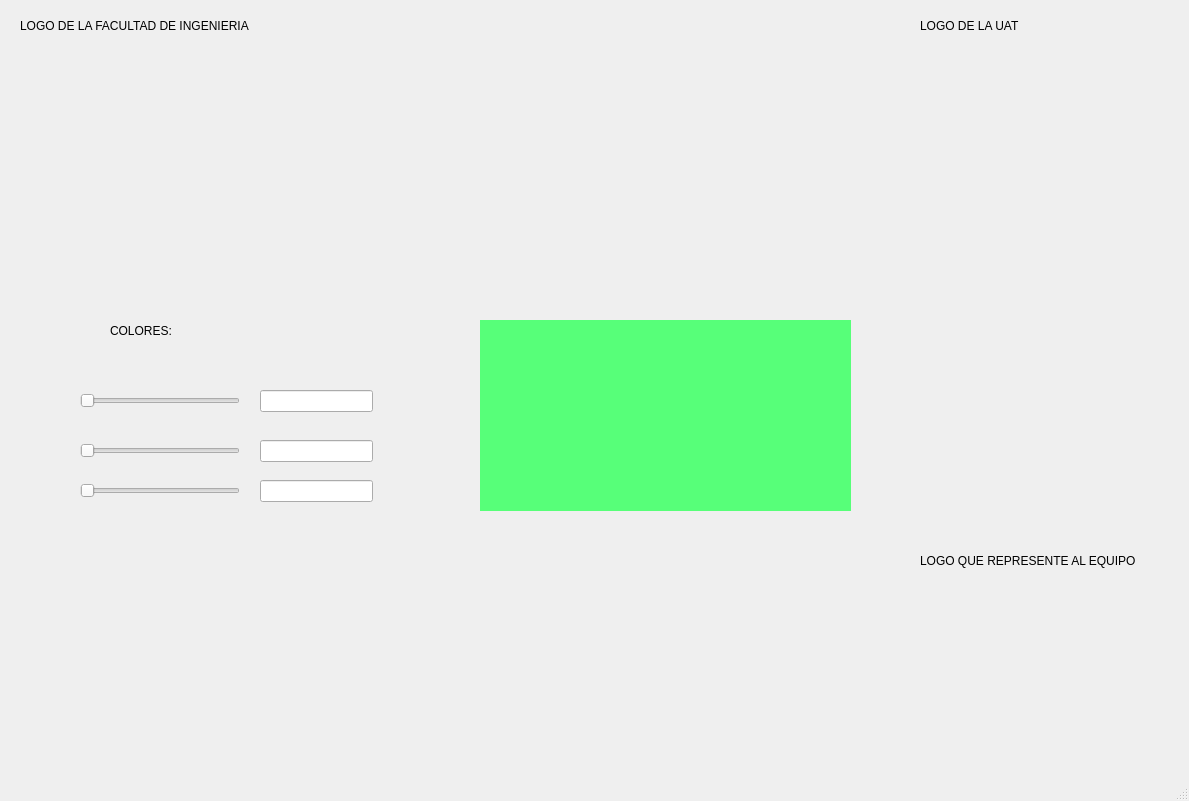
<?xml version="1.0" encoding="UTF-8"?>
<ui version="4.0">
 <class>MainWindow</class>
 <widget class="QMainWindow" name="MainWindow">
  <property name="geometry">
   <rect>
    <x>0</x>
    <y>0</y>
    <width>1189</width>
    <height>801</height>
   </rect>
  </property>
  <property name="windowTitle">
   <string>MainWindow</string>
  </property>
  <widget class="QWidget" name="centralwidget">
   <widget class="QLabel" name="label_2">
    <property name="geometry">
     <rect>
      <x>920</x>
      <y>10</y>
      <width>141</width>
      <height>31</height>
     </rect>
    </property>
    <property name="text">
     <string>LOGO DE LA UAT</string>
    </property>
   </widget>
   <widget class="QLabel" name="label_3">
    <property name="geometry">
     <rect>
      <x>920</x>
      <y>540</y>
      <width>221</width>
      <height>41</height>
     </rect>
    </property>
    <property name="text">
     <string>LOGO QUE REPRESENTE AL EQUIPO</string>
    </property>
   </widget>
   <widget class="QLabel" name="label_6">
    <property name="geometry">
     <rect>
      <x>20</x>
      <y>10</y>
      <width>251</width>
      <height>31</height>
     </rect>
    </property>
    <property name="text">
     <string>LOGO DE LA FACULTAD DE INGENIERIA</string>
    </property>
   </widget>
   <widget class="QLabel" name="colorburguer">
    <property name="geometry">
     <rect>
      <x>480</x>
      <y>320</y>
      <width>371</width>
      <height>191</height>
     </rect>
    </property>
    <property name="styleSheet">
     <string notr="true">background-color: rgb(87, 255, 121);</string>
    </property>
    <property name="text">
     <string/>
    </property>
   </widget>
   <widget class="QLabel" name="label_7">
    <property name="geometry">
     <rect>
      <x>110</x>
      <y>320</y>
      <width>121</width>
      <height>21</height>
     </rect>
    </property>
    <property name="text">
     <string>COLORES:</string>
    </property>
   </widget>
   <widget class="QSlider" name="valorR">
    <property name="geometry">
     <rect>
      <x>80</x>
      <y>390</y>
      <width>160</width>
      <height>22</height>
     </rect>
    </property>
    <property name="orientation">
     <enum>Qt::Horizontal</enum>
    </property>
   </widget>
   <widget class="QSlider" name="valorG">
    <property name="geometry">
     <rect>
      <x>80</x>
      <y>440</y>
      <width>160</width>
      <height>22</height>
     </rect>
    </property>
    <property name="orientation">
     <enum>Qt::Horizontal</enum>
    </property>
   </widget>
   <widget class="QSlider" name="valorB">
    <property name="geometry">
     <rect>
      <x>80</x>
      <y>480</y>
      <width>160</width>
      <height>22</height>
     </rect>
    </property>
    <property name="orientation">
     <enum>Qt::Horizontal</enum>
    </property>
   </widget>
   <widget class="QLineEdit" name="txt_R">
    <property name="geometry">
     <rect>
      <x>260</x>
      <y>390</y>
      <width>113</width>
      <height>22</height>
     </rect>
    </property>
   </widget>
   <widget class="QLineEdit" name="txt_G">
    <property name="geometry">
     <rect>
      <x>260</x>
      <y>440</y>
      <width>113</width>
      <height>22</height>
     </rect>
    </property>
   </widget>
   <widget class="QLineEdit" name="text_B">
    <property name="geometry">
     <rect>
      <x>260</x>
      <y>480</y>
      <width>113</width>
      <height>22</height>
     </rect>
    </property>
   </widget>
   <widget class="QLabel" name="label">
    <property name="geometry">
     <rect>
      <x>30</x>
      <y>60</y>
      <width>191</width>
      <height>111</height>
     </rect>
    </property>
    <property name="styleSheet">
     <string notr="true">border-image: url(:/meme/fians.jpg);</string>
    </property>
    <property name="text">
     <string/>
    </property>
   </widget>
   <widget class="QLabel" name="label_4">
    <property name="geometry">
     <rect>
      <x>830</x>
      <y>50</y>
      <width>321</width>
      <height>141</height>
     </rect>
    </property>
    <property name="styleSheet">
     <string notr="true">border-image: url(:/variados/uat-logo.jpg);</string>
    </property>
    <property name="text">
     <string/>
    </property>
   </widget>
   <widget class="QLabel" name="label_5">
    <property name="geometry">
     <rect>
      <x>910</x>
      <y>590</y>
      <width>241</width>
      <height>171</height>
     </rect>
    </property>
    <property name="styleSheet">
     <string notr="true">border-image: url(:/variados/logo_equipo.jpg);</string>
    </property>
    <property name="text">
     <string/>
    </property>
   </widget>
  </widget>
  <widget class="QMenuBar" name="menubar">
   <property name="geometry">
    <rect>
     <x>0</x>
     <y>0</y>
     <width>1189</width>
     <height>21</height>
    </rect>
   </property>
  </widget>
  <widget class="QStatusBar" name="statusbar"/>
 </widget>
 <resources>
  <include location="../Recursos.qrc"/>
 </resources>
 <connections/>
</ui>
